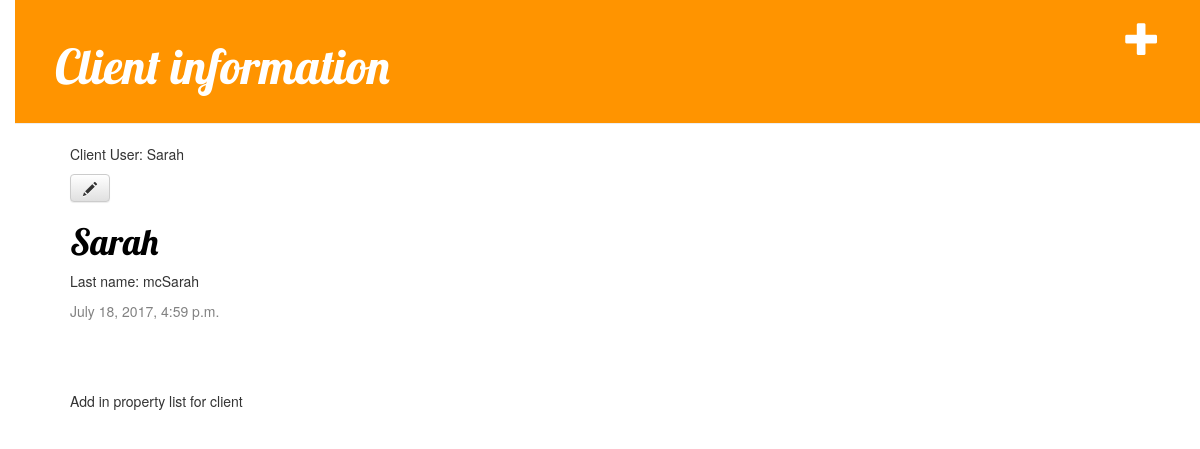
Page /client/2/ on the committed database.
### booking/models.py (models this page shows, shortened)
class Client(models.Model):
    clients = models.ForeignKey('auth.User')
    email = models.EmailField(('email address'), max_length=254, unique=True)
    first_name = models.CharField(('first name'), max_length=30, blank=True)
    last_name = models.CharField(('last name'), max_length=30, blank=True)
    date_joined = models.DateTimeField(('date joined'), default=timezone.now)
    is_staff = models.BooleanField(('staff status'), default=False,
        help_text=('Designates whether the user can log into this admin '
                    'site.'))
    is_active = models.BooleanField(('active'), default=True,
        help_text=('Designates whether this user should be treated as '
                    'active. Unselect this instead of deleting accounts.'))
    def __str__(self):
            return self.first_name

### booking/views.py (the view)
# urls.py: url(r'^client/(?P<pk>\d+)/$', views.client_detail, name='client_detail'),
def client_detail(request, pk):
    clients = get_object_or_404(Client, pk=pk)
    return render(request, 'booking/client_detail.html', {'clients': clients})

### booking/templates/booking/client_detail.html
{% extends 'booking/base.html' %}
{% block content %}
    <div class='client'>
      <p>Client User: {{ clients }}</p>
      <a class="btn btn-default" href="{% url 'client_edit' pk=clients.pk %}"><span class="glyphicon glyphicon-pencil"></span></a>
      <h1><a href="">{{ clients.first_name }}</a></h1>
      <p>Last name: {{ clients.last_name}}</p>
      <div class='date'>
        <p>{{ clients.date_joined }}</p>
      </div>
    </div>
    <p> Add in property list for client </p>
{%endblock%}

### booking/static/css/booking.css (style rules this page uses)
h1 a { color: #FCA205; }
body { padding-left: 15px; }
h1, h2, h3, h4 { font-family: 'Lobster', cursive; }
.date { color: #828282; }
.client { margin-bottom: 70px; }
.client h1 a, .client h1 a:visited { color: #000000; }

### rows in the picture
Client: first_name "Sarah", last_name "mcSarah", date_joined "July 18, 2017, 4:59 p.m."
